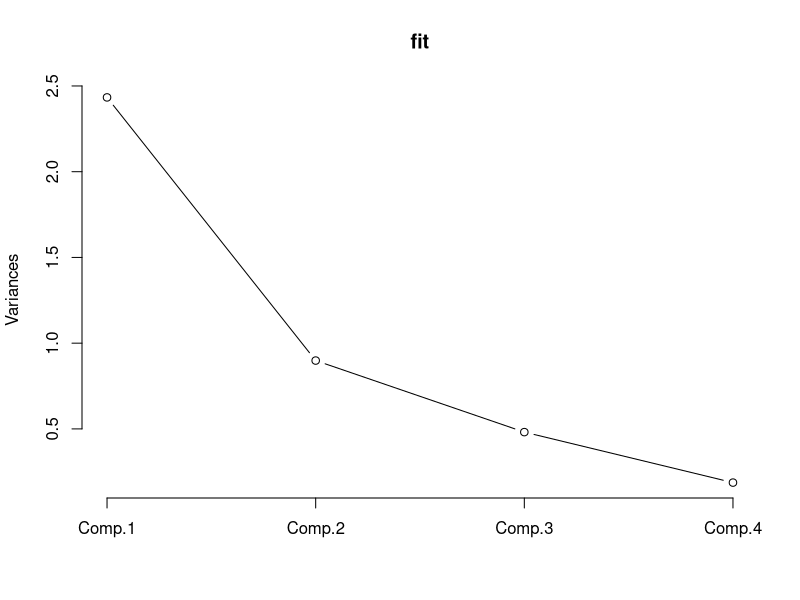
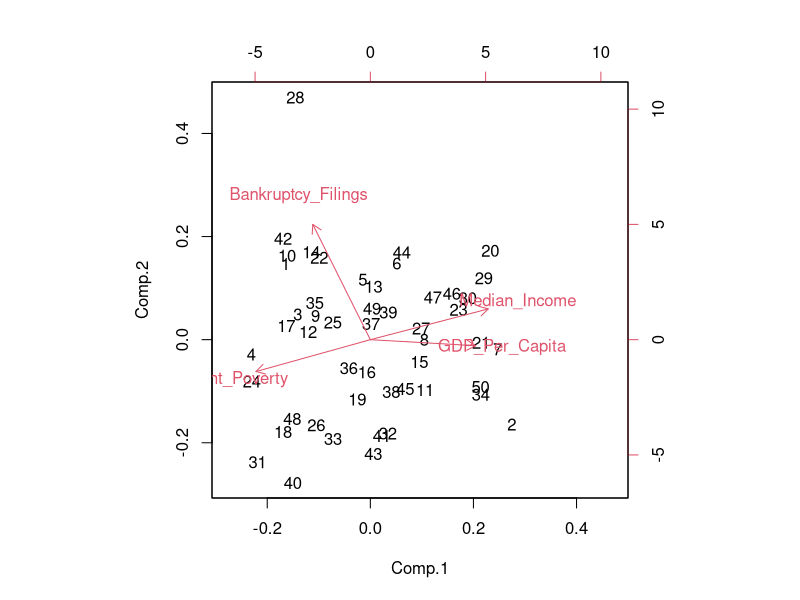
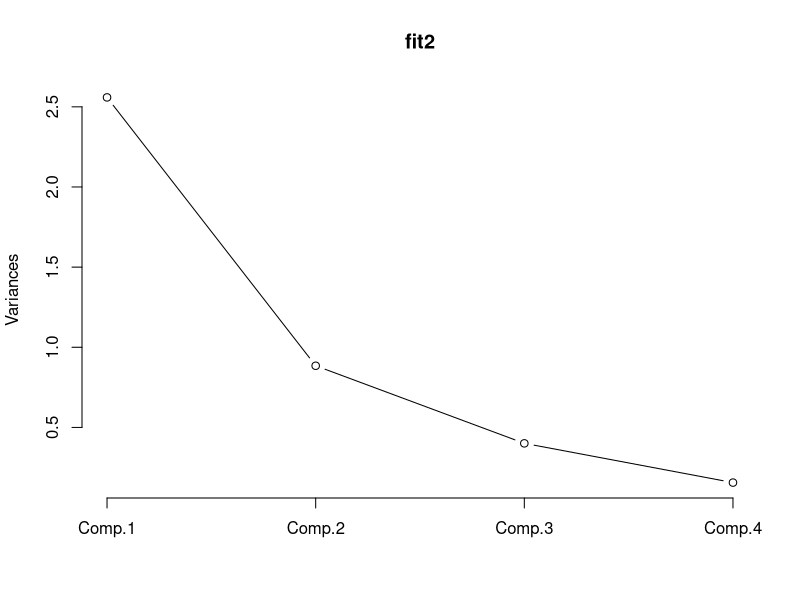
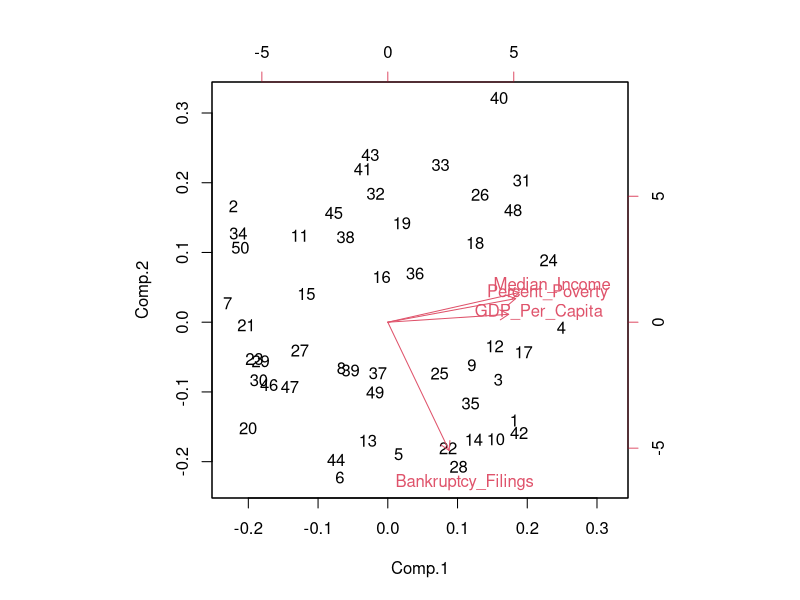

Recreate these plots in R, in order.
#Michael Frasco
#In response to the following article from Business Insider
#http://www.businessinsider.com/the-most-financially-healthy-states-2014-7

#The code used to perform this analysis is at the bottom.

#When I read the article I believed that the author had made a very poor choice in selecting the variables that were used to measure the financial health of the fifty states. To me, three of the four variables seemed highly correlated: median household income, percent of total population in poverty in the past twelve months, and GDP per capita. The fourth variable included in the analysis was bankruptcy filings per 1,000 people.

#The first three variables listed are intuitively correlated. A state with high median household income is also going to have a lower percentage of people in poverty. The first three variables all seemed to measure how wealthy a state is. My intuition was confirmed by that data when I looked at my home state's statistics and saw that Connecticut ranked fifth in each of the wealth metrics. The bankruptcy variable could be independent of the wealth variables. For example poor state that made financially responsible decisions could have a low bankruptcy rate.

#Including three correlated variables in his analysis makes the author put too much weight on a state's wealth. Now, the author's variable selection would be fine if his aim was to provide a list of the wealthiest states. However, there is more to the financial health of a state than the wealth of its citizens. We could look at various metrics of government debt, unemployment, or inflation, just to name a few. I am not saying that I know the best collection of variables to choose. I am saying that the author of this article chose redundant variables that skew his results toward wealthy states.

#I am posting my analysis as an R script on Github. The link to the repository is here:

#To perform this analysis, I went to statesperform.org and downloaded the exact same data set that the author displayed in the article. After cleaning the data, I calculated a correlation matrix between the four variables. I found that Median_Income had correlations of -.218, -.809, and .611 with Bankruptcy_Filings, Percent_Poverty, and GDP_Per_Capita. Bankruptcy_Filings had correlations of .215 and -.306 with Pecent_Poverty and GDP_Per_Capita. Percent_Poverty and GDP_Per Capita had a correlation of -.536.

#What these numbers signify is that the three wealth variables are correlated fairly well and the the Bankruptcy variable is uncorrelated with the other three variables.

#Expecting the correlations to be higher, I realized that the author ranked all fifty states in each variable. So I calculated the rank variables and created another correlation matrix. As a result, the correlations between the wealth variables strengthened.

#I found that Ranked_Median_Income had correlations of .223, .832, and .701 with Bankruptcy_Filings, Percent_Poverty, and GDP_Per_Capita. Bankruptcy_Filings had correlations of .252 and .283 with Pecent_Poverty and GDP_Per_Capita. Percent_Poverty and GDP_Per Capita had a correlation of .618.

#Here you can see that the correlations between the wealth variables are strong.

#The last analysis that I wanted to perform was Principal Component Analysis. This is a technique from linear algebra that aims to reduce the number of dimensions in a high dimensional data set. It does this by finding redundancy in correlated variables. As a result of the analysis, we find the vector that contains that highest amount of variability through the data set.

#The result of principal component analysis that I want to present here is a biplot of the observations and the four variable vectors. From this biplot we can see that the three wealth variables point in the same direction and are of approximately equal length. This means that the three variables convey the same information. For example, two uncorrelated variables would be perpendicular on a biplot.

#Ultimately, the biplot and the correlation matrix shows that three of the four variables that the author chose to measure the financial health of the fifty states are redundant. As a result of the author's decision to add up the ranks of all fifty states in each of the four categories, the final rankings are skewed towards states that are wealthy (i.e. that do well in those three correlated categories).

#We can improve the author's analysis by eliminating two of the three wealth metrics. This would imply that financial health can be determined by how wealthy the state is and how few bankruptcies it has. We could look to add more variables to capture information on unemployment or debt.

data <- read.csv("states_perform_BIdata.csv")

data <- data[1:50,]

data1 <- as.character(data[,1])

data2_character <- as.character(data[,2])
data2_cleaned <- gsub("(\\$|,)", "", data2_character)
data2_numeric <- as.numeric(data2_cleaned)

data3 <- as.numeric(as.character(data[,3]))

data4_character <- as.character(data[,4])
data4_cleaned <- gsub(" %", "", data4_character)
data4_numeric <- as.numeric(data4_cleaned)

data5_character <- as.character(data[,5])
data5_cleaned <- gsub("(\\$|,)", "", data5_character)
data5_numeric <- as.numeric(data5_cleaned)

data_frame <- data.frame(data1, data2_numeric, data3, data4_numeric, data5_numeric)

names(data_frame) <- c("State", "Median_Income", "Bankruptcy_Filings", "Percent_Poverty", "GDP_Per_Capita")

numeric_data <- data_frame[,2:5]

cor(numeric_data)

ranked1 <- rank(-numeric_data[,1])
ranked2 <- rank(numeric_data[,2])
ranked3 <- rank(numeric_data[,3])
ranked4 <- rank(-numeric_data[,4])

rank_frame <- data.frame(ranked1, ranked2, ranked3, ranked4)
names(rank_frame) <- c("Median_Income", "Bankruptcy_Filings", "Percent_Poverty", "GDP_Per_Capita")

cor(rank_frame)

fit <- princomp(numeric_data, cor = TRUE)
summary(fit)
loadings(fit)
plot(fit, type='lines')
fit$scores
biplot(fit)

fit2 <- princomp(rank_frame, cor = TRUE)
summary(fit2)
loadings(fit2)
plot(fit2, type='lines')
fit2$scores
biplot(fit2)